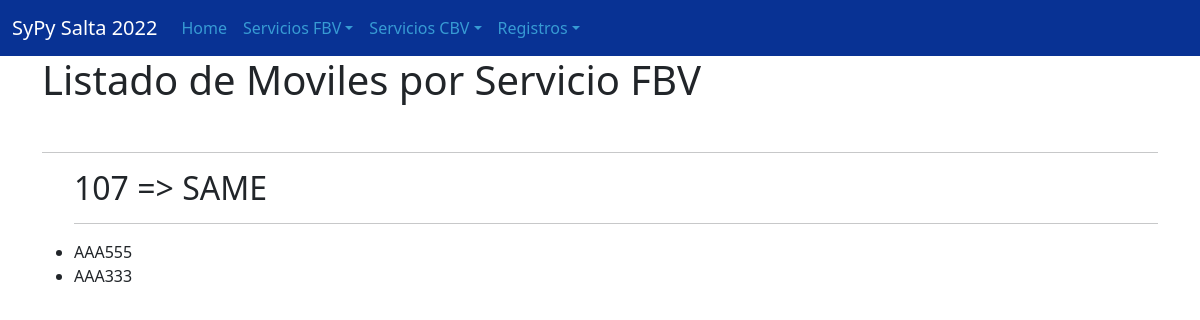
/servicios/1/moviles, run on the app's committed database.
### servicios/models.py (models this page shows, shortened)
class Servicio(models.Model):
    nombre = models.CharField(max_length=50)
    nro_telefono = models.CharField(max_length=20)
    descripcion = models.TextField()
    created_at = models.DateTimeField(auto_now_add=True)
    updated_at = models.DateTimeField(auto_now=True)
    version = models.IntegerField(default=0, editable=False)
    class Meta:
        verbose_name = 'servicio'
        verbose_name_plural = 'servicios'

### moviles/models.py (models this page shows, shortened)
class Movil(models.Model):
    patente = models.CharField(max_length=10, unique=True)
    servicio = models.ForeignKey("servicios.Servicio", verbose_name="Servicio", on_delete=models.CASCADE)
    observaciones = models.TextField(blank=True, null=True)
    habilitado = models.BooleanField(default=True)
    class Meta:
        verbose_name = 'Movil'
        verbose_name_plural = 'Moviles'

### servicios/views.py (the view)
# urls.py: path('servicios/<int:id>/moviles',servicios_moviles_list,name="servicios_moviles_list"),
@csrf_exempt
def servicios_moviles_list(request, id):
    servicio = Servicio.objects.get(pk=id)
    return render(request, 'servicios/list_moviles_fbv.html', {'s': servicio})

### servicios/templates/servicios/list_moviles_fbv.html (shortened to what this page needs)
{% extends 'base.html' %}
{% block contenido %}
    <h1>Listado de Moviles por Servicio FBV</h1>
    <br>
    <hr>
    <ul>
        <h2>{{ s.nro_telefono }} => {{ s.nombre }}</h2>
        <hr>
    {% for m in s.movil_set.all %}
        <li>
           {{m.patente}}
        </li>
    {% endfor %}
    </ul>
{% endblock %}

### data on the page
Servicio: nro_telefono "107", nombre "SAME"
Movil: patente "AAA555"
Movil: patente "AAA333"
